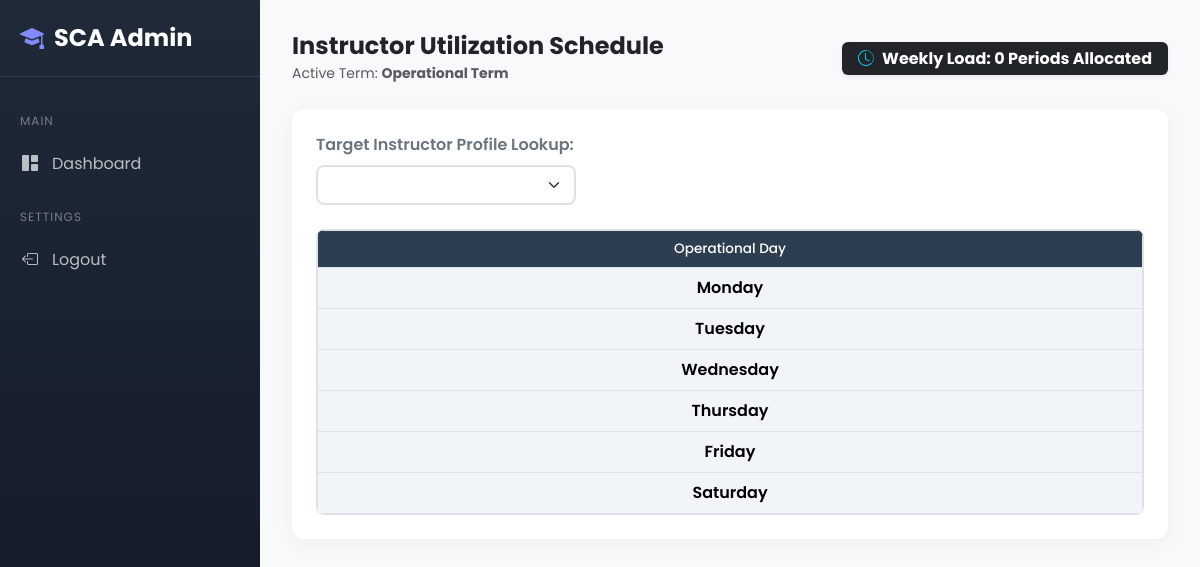
The page /frontend/admin/timetable_teachers.php (signed in) on the database its author committed.
### tables this page shows
CREATE TABLE IF NOT EXISTS school_days (
    id INT AUTO_INCREMENT PRIMARY KEY,
    day_name ENUM('Monday', 'Tuesday', 'Wednesday', 'Thursday', 'Friday', 'Saturday', 'Sunday') NOT NULL,
    is_working BOOLEAN DEFAULT TRUE,
    UNIQUE KEY (day_name)
);

### frontend/admin/timetable_teachers.php (the view, shortened to what this page needs)
<?php
require_once '../../backend/config.php';
$yearStmt = $pdo->query("SELECT id, year_name FROM academic_years ORDER BY is_current DESC, id DESC LIMIT 1");
$currentYear = $yearStmt->fetch();
$days = $pdo->query("SELECT id, day_name FROM school_days WHERE is_working = 1 ORDER BY id")->fetchAll();
$totalWeeklyLectures = 0;
?>
<!DOCTYPE html>
<html lang="en">
<head>
    <link rel="stylesheet" href="https://cdn.jsdelivr.net/npm/bootstrap-icons@1.11.1/font/bootstrap-icons.css">
    <link href="https://cdn.jsdelivr.net/npm/bootstrap@5.3.2/dist/css/bootstrap.min.css" rel="stylesheet" />
    <link rel="stylesheet" href="../../assets/css/sidebar.css" />
    <link rel="stylesheet" href="../../assets/css/admin.css">
</head>
<body>
    <?php include '../../backend/sidebar.php'; ?>
    <main class="main-content">
        <div class="d-flex flex-column flex-sm-row justify-content-between align-items-sm-center gap-3 mb-4">
            <div>
                <h4 class="m-0 fw-bold text-dark">Instructor Utilization Schedule</h4>
                <small class="text-muted">Active Term: <strong><?= htmlspecialchars($currentYear['year_name'] ?? 'Operational Term') ?></strong></small>
            </div>
            <div>
                <span class="badge bg-dark px-3 py-2 fs-6 shadow-sm">
                    <i class="bi bi-clock-history text-info me-2"></i>Weekly Load: <?= $totalWeeklyLectures ?> Periods Allocated
                </span>
            </div>
        </div>
        <div class="card table-card p-4">
            <div class="row align-items-center mb-4">
                <div class="col-md-5 col-lg-4">
                    <label class="form-label fw-semibold text-secondary">Target Instructor Profile Lookup:</label>
                    <form method="GET" id="teacherFilterForm" class="m-0">
                        <select name="teacher_id" class="form-select border-2" onchange="document.getElementById('teacherFilterForm').submit();" style="border-radius: 8px;">
                        </select>
                    </form>
                </div>
            </div>
            <div class="table-responsive rounded-3 border">
                <table class="table table-bordered text-center align-middle m-0">
                    <thead class="timetable-header">
                        <tr>
                            <th>Operational Day</th>
                        </tr>
                    </thead>
                    <tbody>
                        <?php foreach ($days as $day): ?>
                            <tr>
                                <td class="day-cell"><?= $day['day_name'] ?></td>
                            </tr>
                        <?php endforeach; ?>
                    </tbody>
                </table>
            </div>
        </div>
    </main>
</body>
</html>

### assets/css/sidebar.css (style rules this page uses)
:root { --primary-color: #4f46e5; --secondary-color: #818cf8; --dark-bg: #1f2937; --sidebar-width: 260px; }

### assets/css/admin.css (style rules this page uses)
* { margin: 0; padding: 0; box-sizing: border-box; }
body { font-family: 'Poppins', sans-serif; background-color: #f3f4f6; min-height: 100vh; }
.main-content { margin-left: var(--sidebar-width); min-height: 100vh; }

### frontend/admin/timetable_teachers.php (style rules this page uses)
:root { --sca-primary: #2c3e50; --sca-bg: #f8f9fa; }
body { background-color: var(--sca-bg); font-family: 'Poppins', sans-serif; }
.main-content { margin-left: 260px; padding: 2rem; min-height: 100vh; }
.table-card { background: #fff; border-radius: 12px; border: none; box-shadow: 0 4px 20px rgba(0, 0, 0, 0.05); }
.timetable-header th { background-color: var(--sca-primary) !important; color: #fff !important; font-weight: 500; font-size: 0.85rem; }
.day-cell { background-color: #f1f5f9 !important; color: #334155; font-weight: 600; width: 130px; }

### rows shown on the page
school_days: day_name "Monday"
school_days: day_name "Tuesday"
school_days: day_name "Wednesday"
school_days: day_name "Thursday"
school_days: day_name "Friday"
school_days: day_name "Saturday"

### other values the page prints
$section "MAIN"
$item['label'] "Dashboard"
$section "SETTINGS"
$item['label'] "Logout"
$currentYear['year_name'] "Operational Term"
$totalWeeklyLectures "0"
